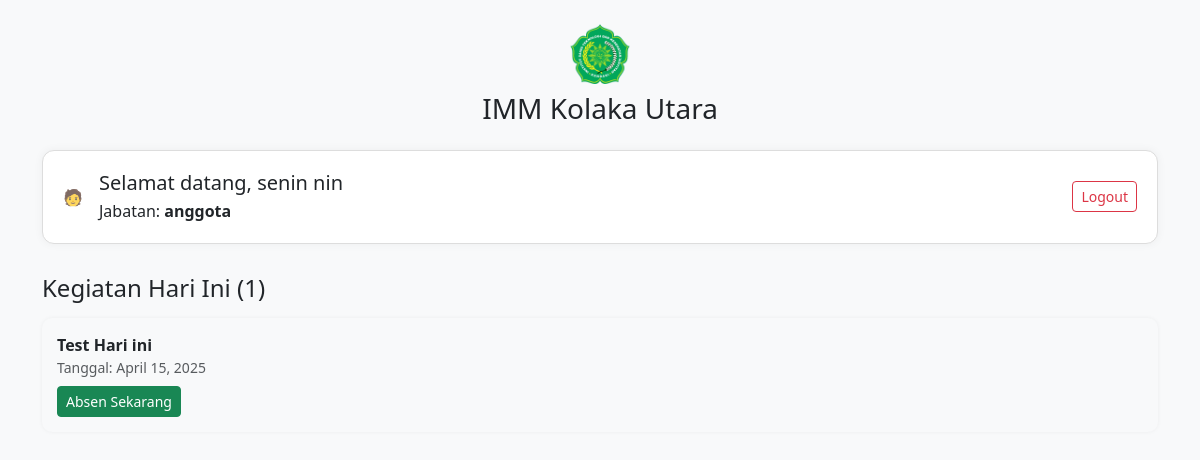
/absensi/hari-ini/ (signed in), run on the app's committed database.
### setting_app/models.py (models this page shows, shortened)
class Organisasi(models.Model):
    nama = models.CharField(max_length=255)
    logo = models.ImageField(upload_to='logo/')
    favicon = models.ImageField(upload_to='favicon/')
    alamat = models.TextField()

### users/models.py (models this page shows, shortened)
class Profile(models.Model):
    user = models.OneToOneField(User, on_delete=models.CASCADE)
    nama_lengkap = models.CharField(max_length=150, blank=True, null=True)  # ⬅️ Tambahkan ini
    jabatan = models.CharField(max_length=100, blank=True, null=True)
    no_hp = models.CharField(max_length=15, blank=True)
    foto = models.ImageField(upload_to='foto/', blank=True, null=True)

### absensi/models.py (models this page shows, shortened)
class Kegiatan(models.Model):
    nama = models.CharField(max_length=255)
    tanggal = models.DateField()
    dibuat_oleh = models.ForeignKey(User, on_delete=models.CASCADE)
    keterangan = models.TextField(blank=True)

### absensi/views.py (the view)
# urls.py: path('hari-ini/', views.kegiatan_hari_ini, name='kegiatan_hari_ini'),
@login_required
def kegiatan_hari_ini(request):
    today = date.today()
    kegiatan_list = Kegiatan.objects.filter(tanggal=today)
    absen_list = Kehadiran.objects.filter(user=request.user, kegiatan__tanggal=today)
    sudah_absen_ids = absen_list.values_list('kegiatan_id', flat=True)
    organisasi = Organisasi.objects.first()
    return render(request, 'absensi/kegiatan_hari_ini.html', {
        'kegiatan_list': kegiatan_list,
        'sudah_absen_ids': sudah_absen_ids,
        'kegiatan_list': kegiatan_list,
        'sudah_absen_ids': sudah_absen_ids,
        'organisasi': organisasi,
    })

### absensi/templates/absensi/kegiatan_hari_ini.html (shortened to what this page needs)
{% load static %}
<!DOCTYPE html>
<html lang="id">
<head>
  <link href="https://cdn.jsdelivr.net/npm/bootstrap@5.3.0/dist/css/bootstrap.min.css" rel="stylesheet">
</head>
<body class="bg-light">
<div class="container py-4">
  <div class="text-center mb-4">
    {% if organisasi.logo %}
      <img src="{{ organisasi.logo.url }}" alt="Logo Organisasi" style="height: 60px;">
    {% endif %}
    <h3 class="mt-2">{{ organisasi.nama }}</h3>
  </div>
  <div class="profile-box d-flex align-items-center">
    {% if request.user.profile.foto %}
      <img src="{{ request.user.profile.foto.url }}" class="profile-img me-3" alt="Foto Profil">
    {% else %}
      <div class="me-3 text-muted">🧑</div>
    {% endif %}
    <div>
      <h5 class="mb-1">Selamat datang, {{ request.user.profile.nama_lengkap }}</h5>
      <p class="mb-0">Jabatan: <strong>{{ request.user.profile.jabatan }}</strong></p>
    </div>
    <div class="ms-auto">
      <form method="POST" action="{% url 'logout' %}">
        <button type="submit" class="btn btn-outline-danger btn-sm">Logout</button>
      </form>
    </div>
  </div>
  <h4 class="mb-3 mt-4">Kegiatan Hari Ini ({{ kegiatan_list|length }})</h4>
  {% for kegiatan in kegiatan_list %}
    <div class="kegiatan-item">
      <strong>{{ kegiatan.nama }}</strong>
      <div class="text-muted small">Tanggal: {{ kegiatan.tanggal }}</div>
      {% if kegiatan.id in sudah_absen_ids %}
        <div class="text-success mt-2">✅ Kamu sudah absen.</div>
      {% else %}
        <form method="POST" action="{% url 'absen_kegiatan' kegiatan.id %}" class="mt-2">
          <button type="submit" class="btn btn-sm btn-success">Absen Sekarang</button>
        </form>
      {% endif %}
    </div>
  {% empty %}
    <div class="alert alert-info">Tidak ada kegiatan hari ini.</div>
  {% endfor %}
</div>
</body>
</html>

### absensi/templates/absensi/kegiatan_hari_ini.html (style rules this page uses)
.profile-box { background-color: #fff; border: 1px solid #ddd; padding: 20px; border-radius: 12px; margin-bottom: 30px; box-shadow: 0 0 10px rgba(0,0,0,0.05); }
.kegiatan-item { background-color: #f8f9fa; border-radius: 10px; padding: 15px; margin-bottom: 15px; box-shadow: 0 0 4px rgba(0,0,0,0.05); }

### data on the page
Organisasi: logo (picture), nama "IMM Kolaka Utara"
Kegiatan: nama "Test Hari ini", tanggal "April 15, 2025", shows "Absen Sekarang"

### other printed values
{{ request.user.profile.nama_lengkap }} "senin nin"
{{ request.user.profile.jabatan }} "anggota"
{{ kegiatan_list|length }} "1"
